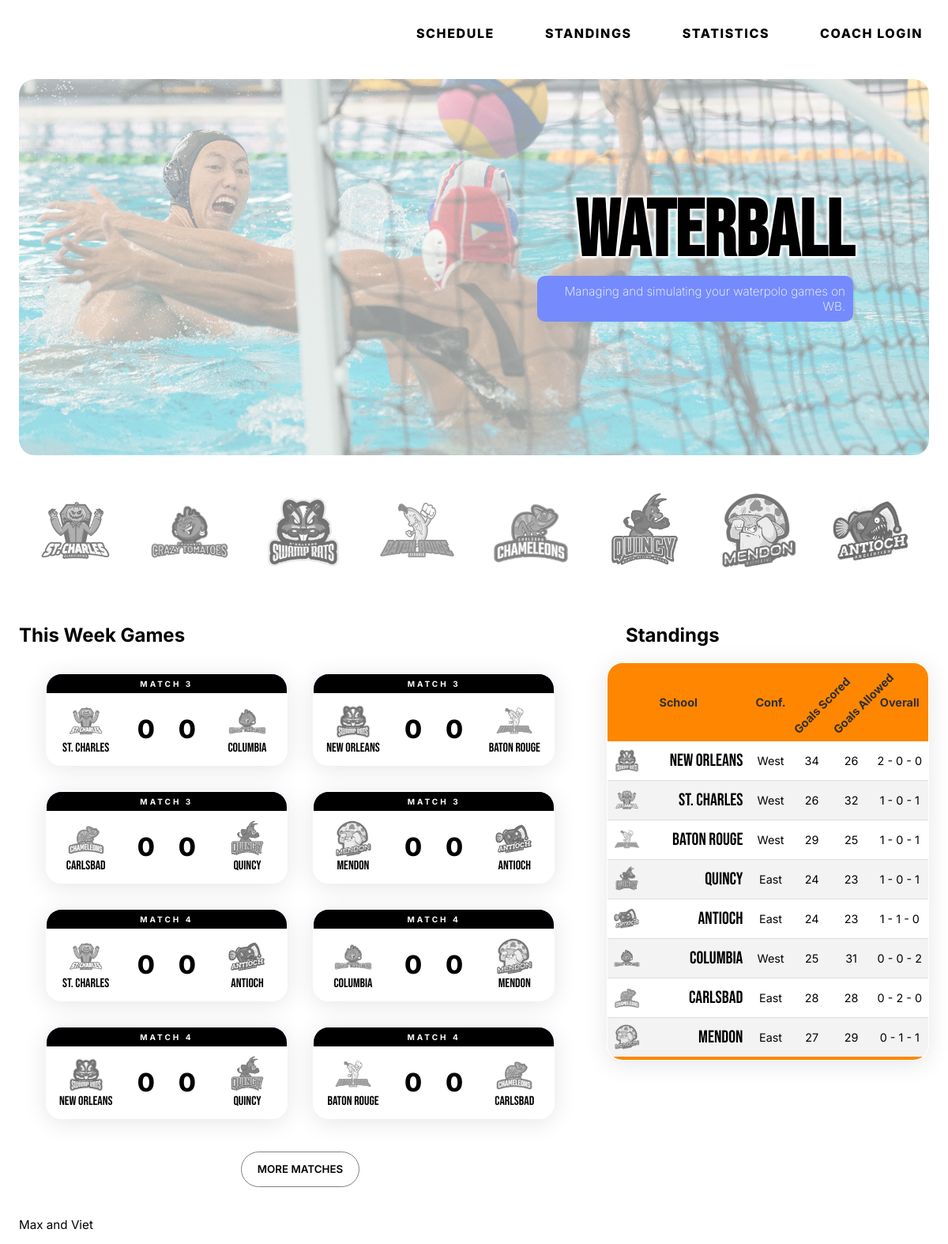
Before: / with the older database file.
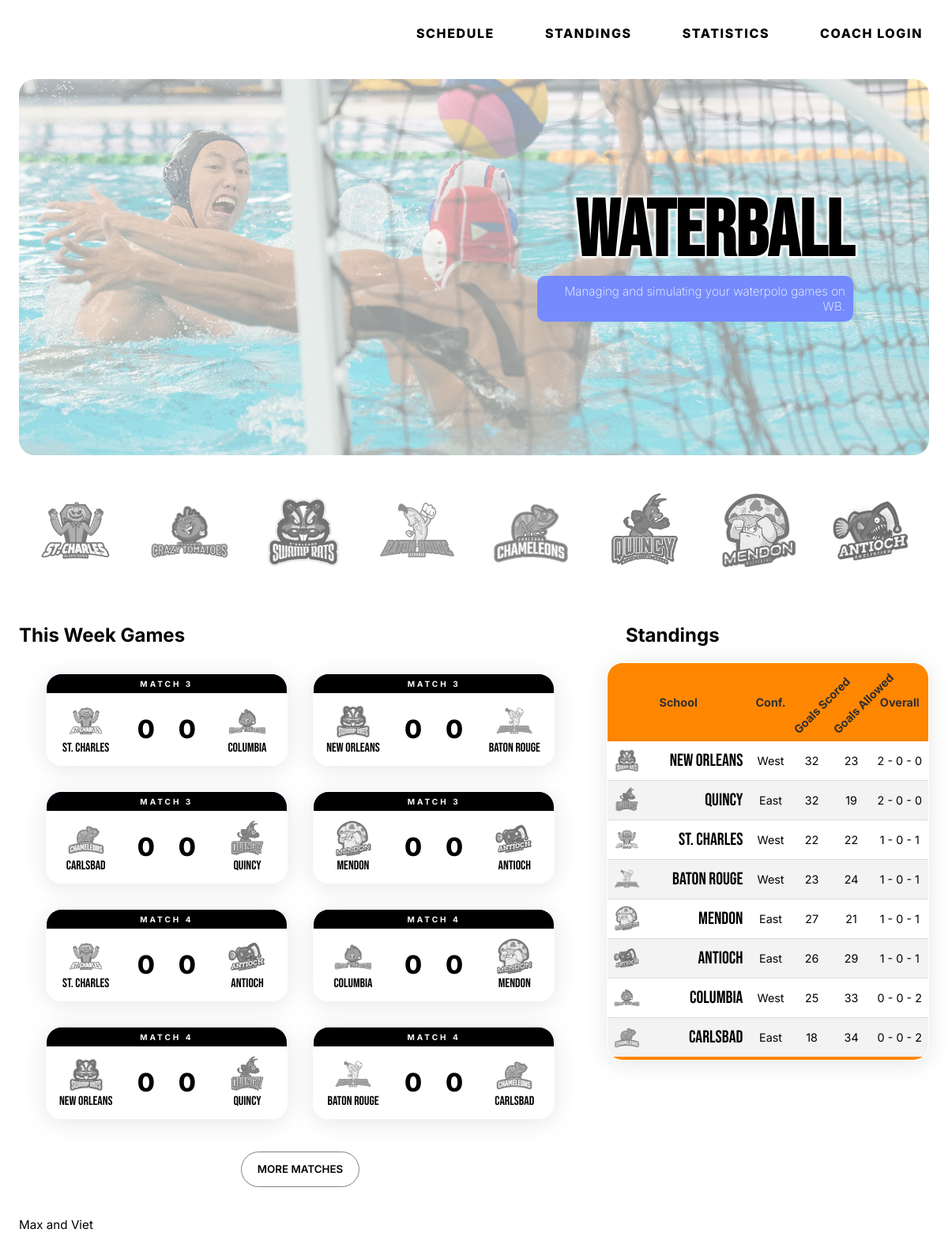
After: the same page with the newer database file.
### tables this page shows
CREATE TABLE teams (
  team_id INTEGER NOT NULL PRIMARY KEY AUTOINCREMENT,
  name varchar(30) NOT NULL,
  city varchar(30) NOT NULL,
  nickname varchar(30) NOT NULL,
  coach_id INTEGER NOT NULL,
  abb varchar(3) NOT NULL,
  short_name varchar(30) NOT NULL,
  division varchar(100) DEFAULT NULL,
  cp INTEGER NOT NULL DEFAULT '0',
  cp_used INTEGER NOT NULL DEFAULT '0',
  recruiting_poINTEGERs INTEGER NOT NULL DEFAULT '0',
  active char(1) NOT NULL DEFAULT 'Y',
  overall INTEGER NOT NULL DEFAULT '0',
  aggression INTEGER NOT NULL DEFAULT '0',
  logo text NOT NULL Default '0'
);

CREATE TABLE standings (
  id int DEFAULT NULL,
  season int DEFAULT NULL,
  team_id int DEFAULT NULL,
  wins int DEFAULT NULL,
  ties int DEFAULT NULL,
  losses int DEFAULT NULL,
  goals_scored int DEFAULT NULL,
  goals_against int DEFAULT NULL,
  competition_abb text,
  competition_type text,
  group_id text
);

CREATE TABLE schedule (
  schedule_id INTEGER DEFAULT NULL PRIMARY KEY AUTOINCREMENT,
  season INTEGER DEFAULT NULL,
  match_number INTEGER DEFAULT NULL,
  home_id INTEGER DEFAULT NULL,
  away_id INTEGER DEFAULT NULL,
  home_goals INTEGER DEFAULT NULL,
  away_goals INTEGER DEFAULT NULL,
  match_type text,
  competition_abb text,
  competition_type text,
  tiebreaker text,
  played text,
  commentary text,
  boxscore text,
  debug text,
  html_report text,
  home_rating double DEFAULT NULL,
  away_rating double DEFAULT NULL
);

### main.py (the view)
@app.route('/')
def index():
  conn = get_db_connection()
  teams = conn.execute('SELECT * FROM teams').fetchall()
  conn.close()
  conn = get_db_connection()
  standings = conn.execute('SELECT teams.team_id AS id, teams.logo AS logo, teams.name AS name, teams.division as division, standings.wins AS wins, standings.ties AS ties, standings.losses AS losses, standings.goals_scored AS scored, standings.goals_against AS against FROM teams INNER JOIN standings ON teams.team_id = standings.team_id WHERE standings.competition_type = "L" ORDER BY(standings.wins) desc'
  ).fetchall()
  conn = get_db_connection()
  schedule = conn.execute(
    'SELECT * FROM schedule where played = "N" LIMIT 8').fetchall()
  conn.close()
  conn = get_db_connection()
  homeschedule = conn.execute(
    'SELECT teams.* FROM schedule INNER JOIN teams ON teams.team_id = schedule.home_id'
  ).fetchall()
  conn.close()
  conn = get_db_connection()
  awayschedule = conn.execute(
    'SELECT teams.* FROM schedule INNER JOIN teams ON teams.team_id = schedule.away_id'
  ).fetchall()
  conn.close()
  return render_template('index.html',
                         title="Home",
                         teams=teams,
                         standings=standings,
                         schedule=schedule,
                         homeschedule=homeschedule,
                         awayschedule=awayschedule)

### main.py (called while the page is built)
def get_db_connection():
  conn = sqlite3.connect('database.db')
  conn.row_factory = sqlite3.Row
  return conn

### templates/index.html (shortened to what this page needs)
{% extends 'template.html' %}
{% block content %}
<section class="header-img adjust">
    <div id="canvas_body_div">
    </div>
    <img class="bg-opacity" src="{{url_for('static', filename='header.jpg')}}" alt="waterpolo" id="indexhd">
    <div class="overlay-text">
      <div class="background-gradient">
      <h1>WATERBALL</h1>
      <p>Managing and simulating your waterpolo games on WB.</p>
      </div>
    </div>
</section>
    </header>
    <main class="adjust">
        <section class="teams flex">
          {% for team in teams %}
            {% set url = team['logo'] %}
            <a href="{{ url_for('displayTeam', id=team['team_id']) }}" class="team-logo-wrapper">
                <img class="grey-filter" src="{{ url_for('static',filename=team['logo']) }}" alt="{{ team['name'] }}">
            </a>
          {% endfor %}
        </section>
        <section class="split">
            <aside class="standing">
                <h2>Standings</h2>
                <table class="styled-table standing-table index-table glass">
                  <thead>
                      <tr>
                          <th align ="center">School</th>
                          <th align ="center">Conf.</th>
                          <th align ="center">Goals Scored</th>
                          <th align ="center">Goals Allowed</th>
                          <th align ="center">Overall</th>
                      </tr>
                  </thead>
                  <tbody>
                    {% for stand in standings %}
                      <tr>
                          <td>
                            <a href="{{ url_for('displayTeam', id=stand['id']) }}" class="team-logo-wrapper">
                                <img class="grey-filter" src="{{ url_for('static',filename=stand['logo']) }}" alt="{{ stand['id'] }}">
                            </a>
                            {{ stand["name"] }}
                          </td>
                          <td align ="center">{{ stand["division"] }}</td>
                          <td align ="center">{{ stand["scored"] }}</td>
                          <td align ="center">{{ stand["against"] }}</td>
                        <td align ="center">{{ stand["wins"] }} - {{ stand["ties"] }} - {{ stand["losses"] }}</td>
                      </tr>
                    {%endfor%}
                  </tbody>
              </table>
            </aside>
          <article>
            <h2>This Week Games</h2>
            <section class="week-schedule">
          {% for sched in schedule %}
          <table class="game-table styled-table glass">
            <thead>
              <tr>
                <th colspan="4" style="background-color: black; color: white; text-transform: uppercase; text-align:center;letter-spacing: 0.3em; font-size: 10px;padding: 6px 15px;">
                  Match {{ sched['match_number'] }}
                </th>
              </tr>
            </thead>
            <tbody>
                <tr>
                  {% if sched['home_id'] < sched['away_id'] %}
                  {% for t in teams %}
                  {% if sched['home_id'] == t['team_id'] %}
                  <td>
                    <a href="{{ url_for('displayTeam', id=sched['home_id']) }}" class="team-logo-wrapper">
                        <img class="grey-filter" src="{{ url_for('static',filename=t['logo']) }}" alt="{{ sched['home_id'] }}">
                    </a>
                    {{ t["name"] }}
                  </td>
                  <td>{{ sched['home_goals'] }}</td>
                  {% endif %}
                  {% if sched['away_id'] == t['team_id'] %}
                  <td>{{ sched['away_goals'] }}</td>
                  <td>
                        <a href="{{ url_for('displayTeam', id=sched['away_id']) }}" class="team-logo-wrapper">
                                  <img class="grey-filter" src="{{ url_for('static',filename=t['logo']) }}" alt="{{ sched['away_id'] }}"></a>
                        {{ t['name'] }}</td>
                  {% endif %}
                  {% endfor %}
                  {% endif %}
                </tr>
            </tbody>
        </table>
        {% endfor %}
      </section>
        <a style="text-decoration:none;" href="/schedule/" class="setting-button">
          <button action="/schedule/" class="button"  style="margin-right:auto;">
            More Matches
          </button>
        </a>
      </section>
    </main>
{% endblock %}

### templates/template.html
{% include "include/header.html" %}
{% block content %} {% endblock %}
{% include "include/footer.html" %}

### templates/include/header.html (shortened to what this page needs)
<!DOCTYPE html>
<html lang="en">
<head>
  <link rel="stylesheet" href="{{ url_for('static', filename='style.css') }}">
  <link rel="stylesheet" href="{{ url_for('static', filename='responsiveNavBar.css') }}" />
</head>
<body>
    <header class="container">
        <nav class="navbar hide">
            <div class="navcontent">
                <div class="nav-logo" id="nav-logo">
                </div>
                <div class="mainnav">
                    <div class="menu add-padding-right" id="menu">
                        <div><a href="/schedule/" class="hover">Schedule</a></div>
                        <div><a href="/standings/" class="hover">Standings</a></div>
                        <div><a href="/stats/" class="hover">Statistics</a></div>
                        <div>
                          {% if current_user.is_authenticated %}
                          <div class="dropdown">
                            <a href="/profile/dashboard/" class="hover arrow-relative">Profile
                                <span class="arrow-container">
                                    <span class="nav-arrow material-symbols-outlined">
                                        expand_circle_down
                                    </span>
                                </span>
                            </a>
                            <div class="dropdown-content">
                                <a href="/logout/" class="navlink hover">Sign Out</a>
                            </div>
                        </div>
                          {% else %}
                          <a href="/coachlogin/" class="hover">Coach Login</a>
                          {% endif %}
                        </div>
                    </div>
                </div>
            </div>
        </nav>

### templates/include/footer.html (shortened to what this page needs)
<footer>
        <div class="adjust">
            <p>Max and Viet</p>
        </div>
    </footer>
</body>
</html>

### static/responsiveNavBar.css (style rules this page uses)
:root { --font-family: 'Inter', sans-serif; --hero-blue: #386fa4; --secondary-blue: #758bfd; --accent-yellow: #ff8600; }

### templates/index.html (style rules this page uses)
.standing-table { font-size: 0.9em; }
.standing-table th, .standing-table td { padding: 8px; }
.standing-table th:nth-child(3), .standing-table th:nth-child(4), .standing-table td:nth-child(3), .standing-table td:nth-child(4) { max-width: 50px !important; }
.standing-table th:nth-child(3), .standing-table th:nth-child(4) { height: 100px; white-space: nowrap; transform: translate(-9px, 25px) rotate(315deg); width: 50px; }
.standing-table th:nth-child(2) { width: 20px !important; }
.standing-table th:first-child { width: 180px !important; }
.standing-table td:first-child { text-align: right; font-family: var(--font-display); font-size: 22px; }
.standing-table tbody tr td:first-child .team-logo-wrapper { height: 1.5em; }

Changed rows visible on the page:
changed standings "New Orleans": scored "34" → "32"; against "26" → "23"
changed standings "Quincy": scored "24" → "32"; against "23" → "19"; wins "1" → "2"; losses "1" → "0"; moves up the list
changed standings "St. Charles": scored "26" → "22"; against "32" → "22"
changed standings "Baton Rouge": scored "29" → "23"; against "25" → "24"
changed standings "Mendon": against "29" → "21"; wins "0" → "1"; ties "1" → "0"; moves up the list
changed standings "Antioch": scored "24" → "26"; against "23" → "29"; ties "1" → "0"; losses "0" → "1"
changed standings "Columbia": against "31" → "33"
changed standings "Carlsbad": scored "28" → "18"; against "28" → "34"; ties "2" → "0"; losses "0" → "2"
